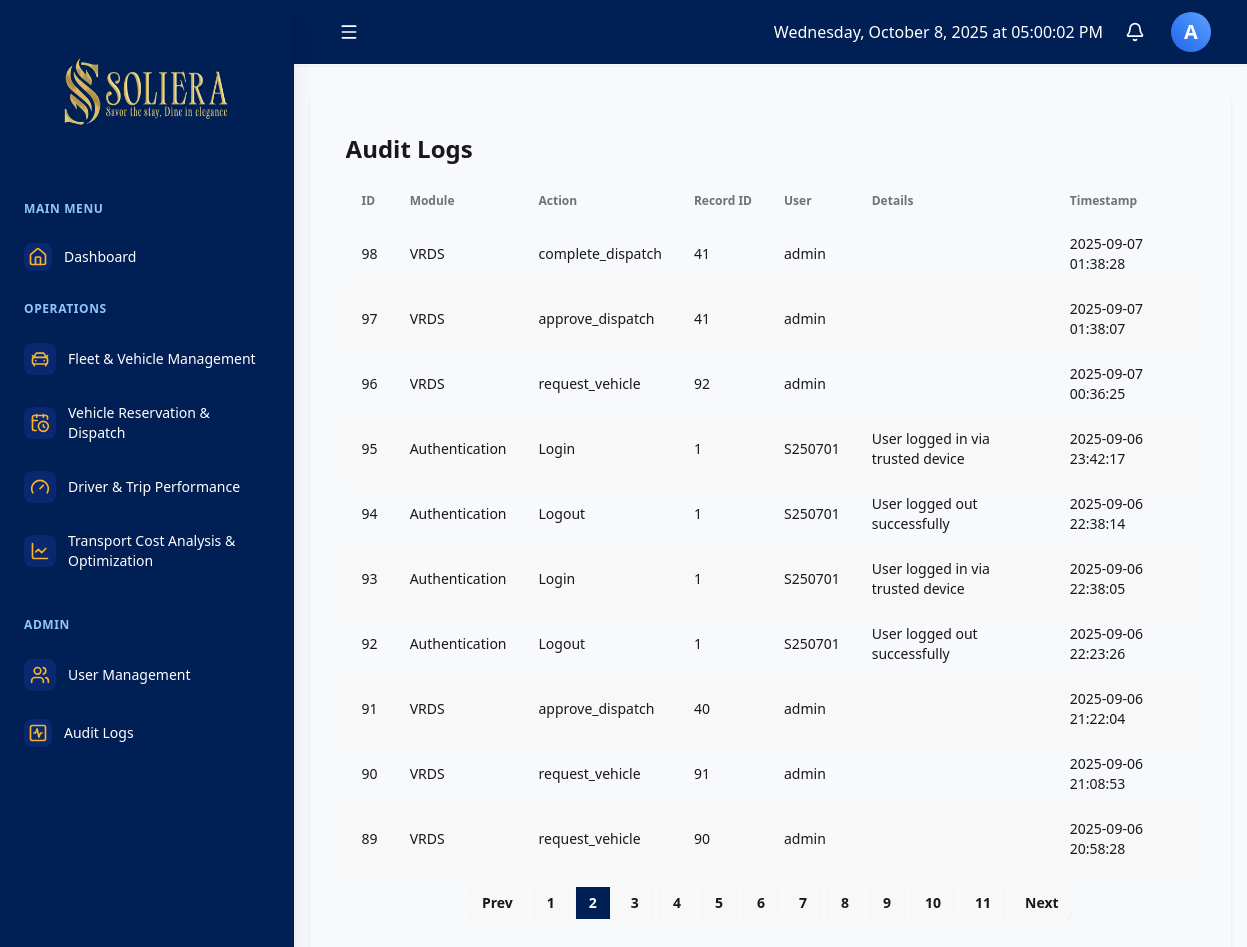
The app's page /dashboard.php?module=audit_log&page=2 (signed in), older data.
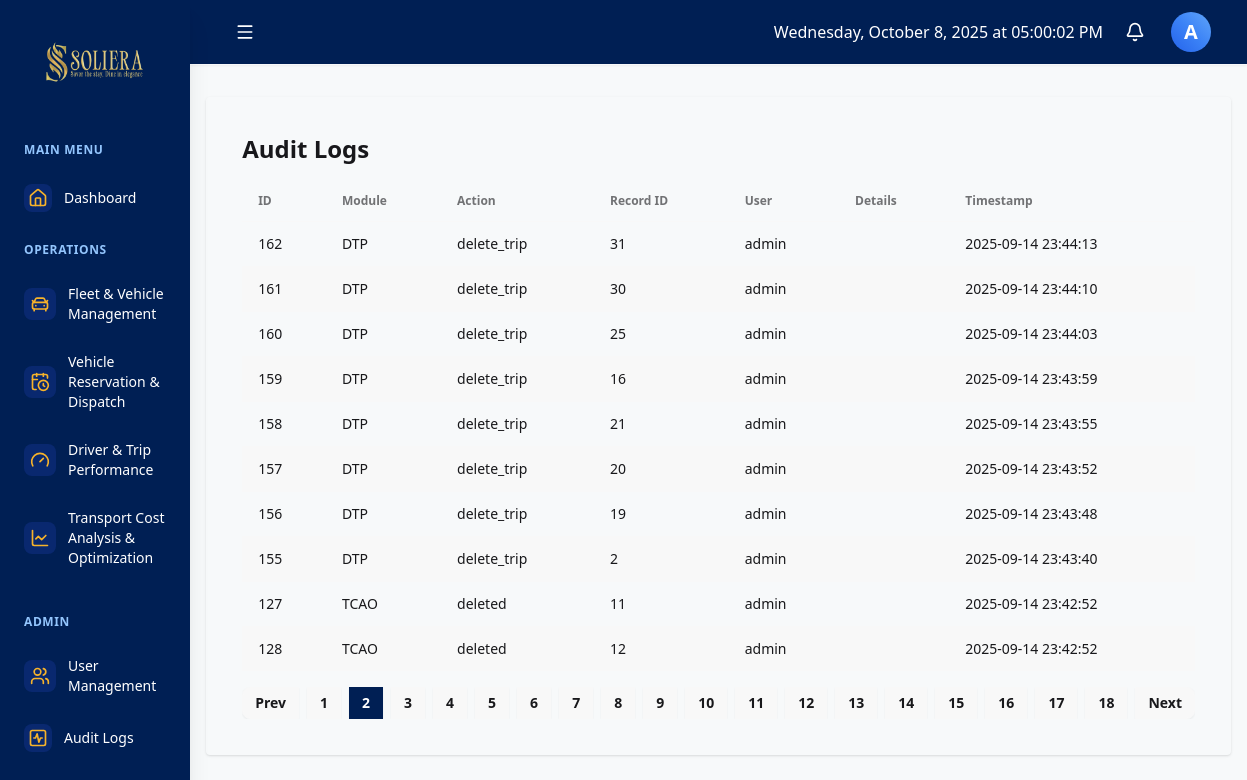
The same page, newer data.
### tables this page shows
CREATE TABLE `audit_log` (
  `id` int(11) NOT NULL,
  `module` varchar(32) NOT NULL,
  `action` varchar(64) NOT NULL,
  `record_id` int(11) DEFAULT NULL,
  `user` varchar(64) NOT NULL,
  `details` text DEFAULT NULL,
  `timestamp` datetime DEFAULT current_timestamp()
);

### modules/audit_log.php (the view, shortened to what this page needs)
<?php
require_once __DIR__ . '/../includes/functions.php';
function audit_log_view()
{
    global $conn;
    $limit = 10;
    $page = isset($_GET['page']) && is_numeric($_GET['page']) ? (int)$_GET['page'] : 1;
    $offset = ($page - 1) * $limit;
    $result = $conn->query("SELECT COUNT(*) as total FROM audit_log");
    $row = $result->fetch_assoc();
    $total_rows = $row['total'];
    $total_pages = ceil($total_rows / $limit);
    $stmt = $conn->prepare("SELECT * FROM audit_log ORDER BY timestamp DESC LIMIT ? OFFSET ?");
    $stmt->bind_param("ii", $limit, $offset);
    $stmt->execute();
    $logs = $stmt->get_result()->fetch_all(MYSQLI_ASSOC);
    echo '<div class="overflow-x-auto">';
    echo '<h2 class="text-2xl font-bold mb-4">Audit Logs</h2>';
    echo '<table class="table table-zebra w-full">';
    echo '<thead><tr><th>ID</th><th>Module</th><th>Action</th><th>Record ID</th><th>User</th><th>Details</th><th>Timestamp</th></tr></thead><tbody>';
    foreach ($logs as $log) {
        echo '<tr>';
        echo '<td>' . htmlspecialchars($log['id']) . '</td>';
        echo '<td>' . htmlspecialchars($log['module']) . '</td>';
        echo '<td>' . htmlspecialchars($log['action']) . '</td>';
        echo '<td>' . htmlspecialchars($log['record_id']) . '</td>';
        echo '<td>' . htmlspecialchars($log['user']) . '</td>';
        echo '<td>' . htmlspecialchars($log['details']) . '</td>';
        echo '<td>' . htmlspecialchars($log['timestamp']) . '</td>';
        echo '</tr>';
    }
    echo '</tbody></table>';
    echo '<div class="flex justify-center mt-4 space-x-2 join">';
    if ($page > 1) {
        echo '<a href="dashboard.php?module=audit_log&page=' . ($page - 1) . '" class="join-item  btn btn-sm">Prev</a>';
    }
    for ($i = 1; $i <= $total_pages; $i++) {
        $active = ($i == $page) ? 'btn-primary' : '';
        echo '<a href="dashboard.php?module=audit_log&page=' . $i . '" class=" join-item btn btn-sm ' . $active . '">' . $i . '</a>';
    }
    if ($page < $total_pages) {
        echo '<a href="dashboard.php?module=audit_log&page=' . ($page + 1) . '" class="join-item btn btn-sm">Next</a>';
    }
    echo '</div>';
    echo '</div>';
}

Row changes from the older to the newer data that the page shows:
no longer on this page (row unchanged): audit_log: id "98", module "VRDS", action "complete_dispatch", record "41", user "admin", timestamp "2025-09-07 01:38:28"
no longer on this page (row unchanged): audit_log: id "97", module "VRDS", action "approve_dispatch", record "41", user "admin", timestamp "2025-09-07 01:38:07"
no longer on this page (row unchanged): audit_log: id "96", module "VRDS", action "request_vehicle", record "92", user "admin", timestamp "2025-09-07 00:36:25"
no longer on this page (row unchanged): audit_log: id "95", module "Authentication", action "Login", record "1", user "S250701", details "User logged in via trusted device", timestamp "2025-09-06 23:42:17"
no longer on this page (row unchanged): audit_log: id "94", module "Authentication", action "Logout", record "1", user "S250701", details "User logged out successfully", timestamp "2025-09-06 22:38:14"
no longer on this page (row unchanged): audit_log: id "93", module "Authentication", action "Login", record "1", user "S250701", details "User logged in via trusted device", timestamp "2025-09-06 22:38:05"
no longer on this page (row unchanged): audit_log: id "92", module "Authentication", action "Logout", record "1", user "S250701", details "User logged out successfully", timestamp "2025-09-06 22:23:26"
no longer on this page (row unchanged): audit_log: id "91", module "VRDS", action "approve_dispatch", record "40", user "admin", timestamp "2025-09-06 21:22:04"
no longer on this page (row unchanged): audit_log: id "90", module "VRDS", action "request_vehicle", record "91", user "admin", timestamp "2025-09-06 21:08:53"
no longer on this page (row unchanged): audit_log: id "89", module "VRDS", action "request_vehicle", record "90", user "admin", timestamp "2025-09-06 20:58:28"
added audit_log: id "162", module "DTP", action "delete_trip", record "31", user "admin", timestamp "2025-09-14 23:44:13"
added audit_log: id "161", module "DTP", action "delete_trip", record "30", user "admin", timestamp "2025-09-14 23:44:10"
added audit_log: id "160", module "DTP", action "delete_trip", record "25", user "admin", timestamp "2025-09-14 23:44:03"
added audit_log: id "159", module "DTP", action "delete_trip", record "16", user "admin", timestamp "2025-09-14 23:43:59"
added audit_log: id "158", module "DTP", action "delete_trip", record "21", user "admin", timestamp "2025-09-14 23:43:55"
added audit_log: id "157", module "DTP", action "delete_trip", record "20", user "admin", timestamp "2025-09-14 23:43:52"
added audit_log: id "156", module "DTP", action "delete_trip", record "19", user "admin", timestamp "2025-09-14 23:43:48"
added audit_log: id "155", module "DTP", action "delete_trip", record "2", user "admin", timestamp "2025-09-14 23:43:40"
added audit_log: id "127", module "TCAO", action "deleted", record "11", user "admin", timestamp "2025-09-14 23:42:52"
added audit_log: id "128", module "TCAO", action "deleted", record "12", user "admin", timestamp "2025-09-14 23:42:52"
Text that changed along with them:
new list line: "12"
new list line: "13"
new list line: "14"
new list line: "15"
new list line: "16"
new list line: "17"
new list line: "18"
